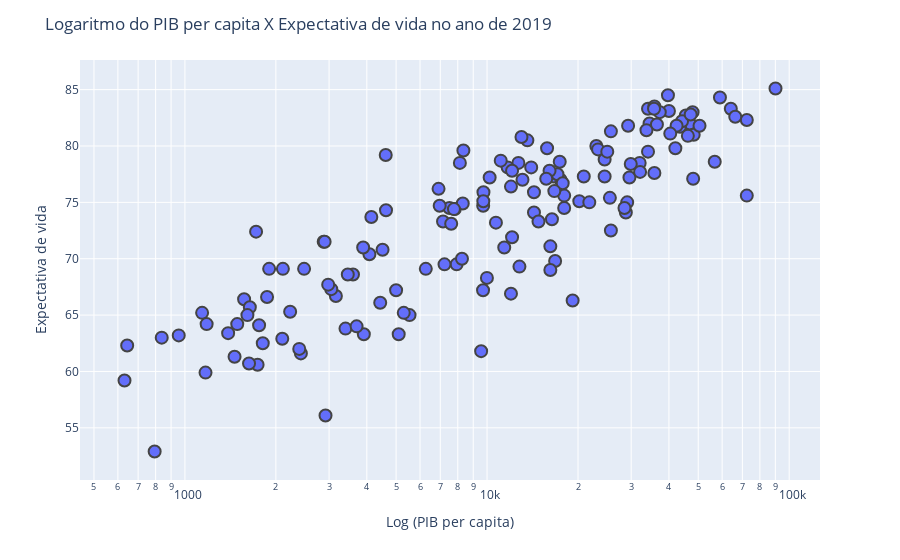

Notebook code for this chart:
### Markdown cell above
#### Ano de 2019

### Code cell
df_2019 = df[df["ano"] == 2019]
fig = px.scatter(df_2019, x = "perCap", y = "expVida", hover_name = "país", log_x = True, size_max = 90, width = 800)
fig.update_traces(marker = dict(size = 12, line = dict(width=2)), selector = dict(mode = 'markers'))
fig.update_layout(title = 'Logaritmo do PIB per capita X Expectativa de vida no ano de 2019')
fig.update_xaxes(title = 'Log (PIB per capita)')
fig.update_yaxes(title = 'Expectativa de vida')
fig.show()

### Figure 1 — Plotly figure (JSON) as saved in the notebook; plotly's stock layout.template omitted (floating-point values rounded to 4 significant figures; data arrays with more than 128 entries replaced by an {"elided": "..."} marker saying what was removed)
{"data": [{"hovertemplate": "<b>%{hovertext}</b><br><br>perCap=%{x}<br>expVida=%{y}<extra></extra>", "hovertext": {"elided": "155 str values"}, "legendgroup": "", "marker": {"color": "#636efa", "line": {"width": 2}, "size": 12, "symbol": "circle"}, "mode": "markers", "name": "", "orientation": "v", "showlegend": false, "type": "scatter", "x": {"elided": "155 int values"}, "xaxis": "x", "y": {"elided": "155 float values"}, "yaxis": "y"}], "layout": {"autosize": true, "legend": {"tracegroupgap": 0}, "margin": {"t": 60}, "title": {"text": "Logaritmo do PIB per capita X Expectativa de vida no ano de 2019"}, "xaxis": {"anchor": "y", "autorange": true, "domain": [0, 1], "range": [2.665, 5.09], "title": {"text": "Log (PIB per capita)"}, "type": "log"}, "yaxis": {"anchor": "x", "autorange": true, "domain": [0, 1], "range": [49.64, 88.36], "title": {"text": "Expectativa de vida"}, "type": "linear"}}}
